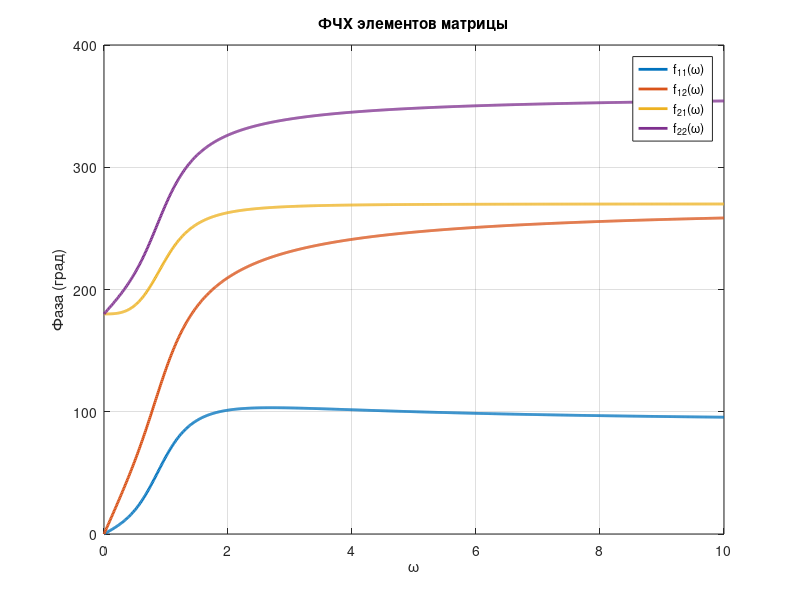

MATLAB code for this plot:
omega = linspace(0, 10, 1000);   % частоты

% Знаменатель и его фаза
D = 1 - omega.^2 - 1i*omega;   
phiD = atan2(imag(D), real(D));

% Числители
N11 = 2 - 1i*omega;
N12 = 2*(1 + 1i*omega);
N21 = 3*(1i*omega - 1);
N22 = -6*ones(size(omega));

% Фазы числителей
phiN11 = atan2(imag(N11), real(N11));
phiN12 = atan2(imag(N12), real(N12));
phiN21 = atan2(imag(N21), real(N21));
phiN22 = atan2(imag(N22), real(N22));

% ФЧХ: разность фаз (в градусах)
phi11 = (phiN11 - phiD)*180/pi;
phi12 = (phiN12 - phiD)*180/pi;
phi21 = (phiN21 - phiD)*180/pi;
phi22 = (phiN22 - phiD)*180/pi;

% Построение
figure;
plot(omega, phi11, 'LineWidth', 2); hold on;
plot(omega, phi12, 'LineWidth', 2);
plot(omega, phi21, 'LineWidth', 2);
plot(omega, phi22, 'LineWidth', 2);
hold off;
xlabel('\omega'); ylabel('Фаза (град)');
title('ФЧХ элементов матрицы');
legend('f_{11}(\omega)', 'f_{12}(\omega)', 'f_{21}(\omega)', 'f_{22}(\omega)');
grid on;
%saveas(gcf, 'images/F.png');
